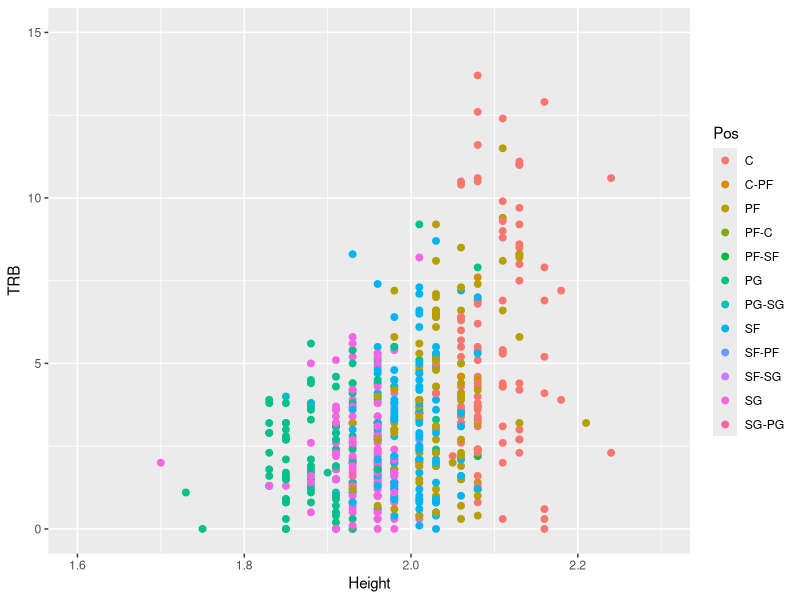
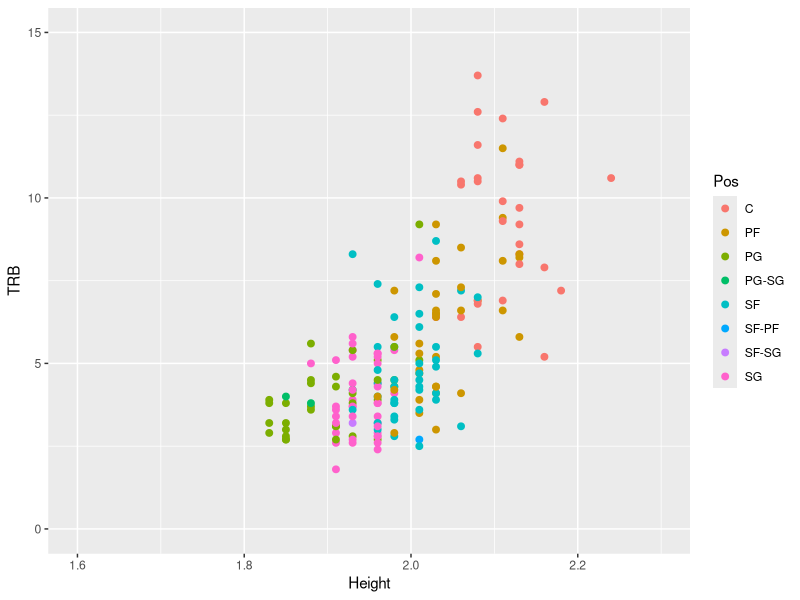
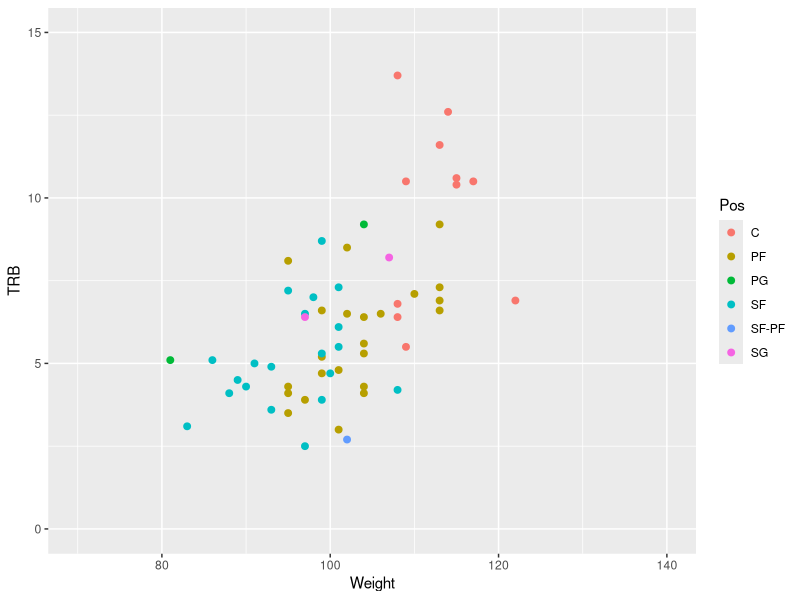
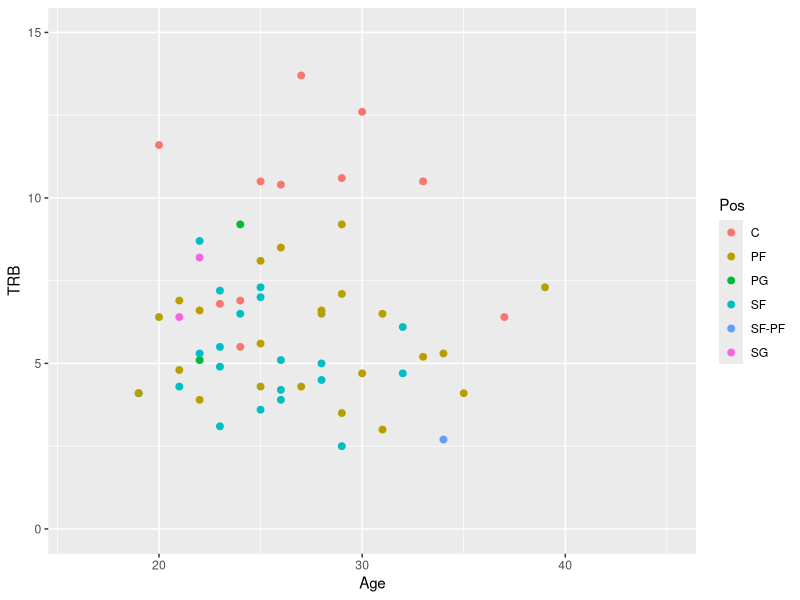
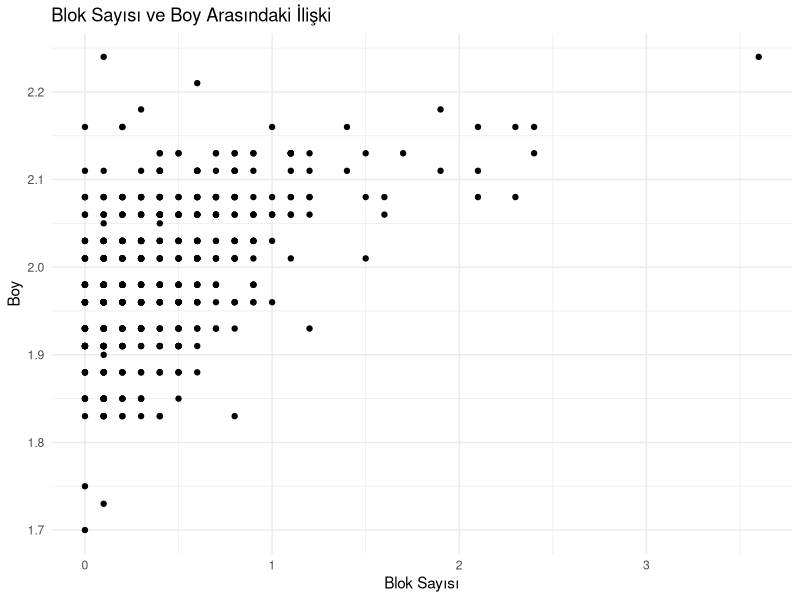
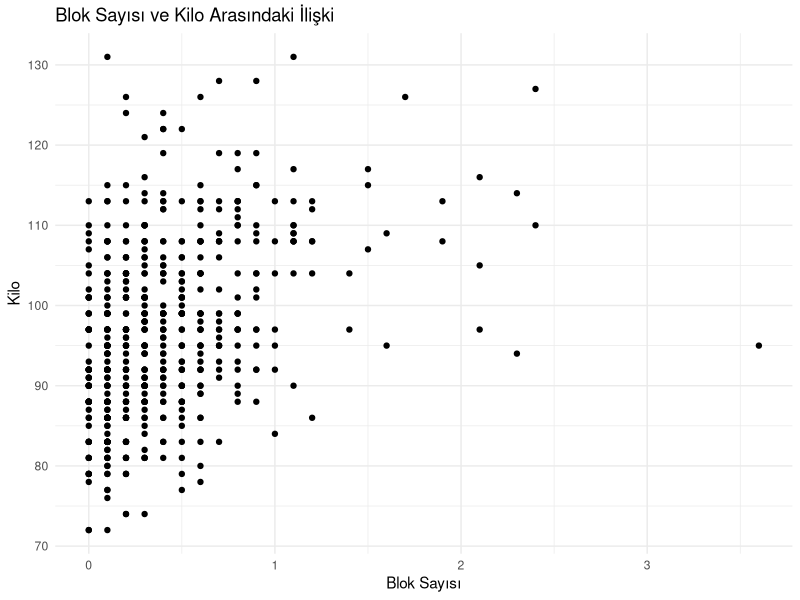

R code for these plots, in order:
## ---- chunk 1

# Veri setini yükleme
veri <- read.csv(file = "NBA_Dataset_yeni.csv", head = TRUE, sep=",")

#veriyi TRB sütununa göre sıralama
rebounds_data <- veri[order(veri$TRB, decreasing = TRUE),]

#Player-TRB list
TRB <- rebounds_data[,c("Player", "TRB")]

#Player-Height list
Height <- rebounds_data[,c("Player", "Height")]

#Gerekli kütüphaneleri yükleme
library(ggplot2)
library(tidyverse)
library(dslabs)
library(conflicted)
library(dplyr)

#Veri görselleştirme
veri %>% dplyr::filter(MP >0) %>% ggplot() + geom_point(aes(x = Height, y = TRB, color= Pos), size = 2)+ scale_x_continuous(limits = c(1.6, 2.3)) +scale_y_continuous(limits = c(0, 15))

#veriyi sadeleştirme
veri %>% dplyr::filter(MP >25) %>% ggplot() + geom_point(aes(x = Height, y = TRB, color =
Pos), size = 2, )+ scale_x_continuous(limits = c(1.6, 2.3)) +scale_y_continuous(limits = c(0, 15))

#outliers grupları filtreleme
veri %>% dplyr::filter(MP >25  & Height>2.0 & Height< 2.1) %>% ggplot() + geom_point(aes(x = Weight, y = TRB , color =Pos), size = 2)+ scale_x_continuous(limits = c(70, 140)) +scale_y_continuous(limits = c(0, 15))

veri %>% dplyr::filter(MP >25  & Height>2.0 & Height< 2.1) %>% ggplot() + geom_point(aes(x = Age, y = TRB , color =Pos), size = 2)+ scale_x_continuous(limits = c(16, 45)) +scale_y_continuous(limits = c(0, 15))


## ---- chunk 2
# Veri setini yükleme
veri <- read.csv(file = "NBA_Dataset_yeni.csv", header = TRUE, sep = ",")

# veriyi BLK sütununa göre sıralama
blok_data <- veri[order(veri$BLK, decreasing = TRUE),]

# BLK sütununa göre sıralanan veriyi alma
BlokAnaliz <- subset(blok_data, select = c("Player", "BLK", "Height"))
colnames(BlokAnaliz) <- c("oyuncu", "blok", "boy")

# boy sütununu düzgün formata çevirme
BlokAnaliz$boy <- as.numeric(gsub(",", ".", BlokAnaliz$boy))

# ggplot2 kütüphanesini yükleme
library(ggplot2)

# Scatterplot çizimi
ggplot(BlokAnaliz, aes(x = blok, y = boy)) +
  geom_point() +
  labs(title = "Blok Sayısı ve Boy Arasındaki İlişki",
       x = "Blok Sayısı",
       y = "Boy") +
  theme_minimal()

## ---- chunk 3

# Veri setini yükleme
veri <- read.csv(file = "NBA_Dataset_yeni.csv", header = TRUE, sep = ",")

# veriyi BLK sütununa göre sıralama
blok_data <- veri[order(veri$BLK, decreasing = TRUE),]

# BLK sütununa göre sıralanan veriyi alma
BlokAnaliz <- subset(blok_data, select = c("Player", "BLK", "Weight"))
colnames(BlokAnaliz) <- c("oyuncu", "blok", "kilo")

# boy sütununu düzgün formata çevirme
BlokAnaliz$kilo <- as.numeric(gsub(",", ".", BlokAnaliz$kilo))

# ggplot2 kütüphanesini yükleme
library(ggplot2)

# Scatterplot çizimi
ggplot(BlokAnaliz, aes(x = blok, y = kilo)) +
  geom_point() +
  labs(title = "Blok Sayısı ve Kilo Arasındaki İlişki",
       x = "Blok Sayısı",
       y = "Kilo") +
  theme_minimal()
